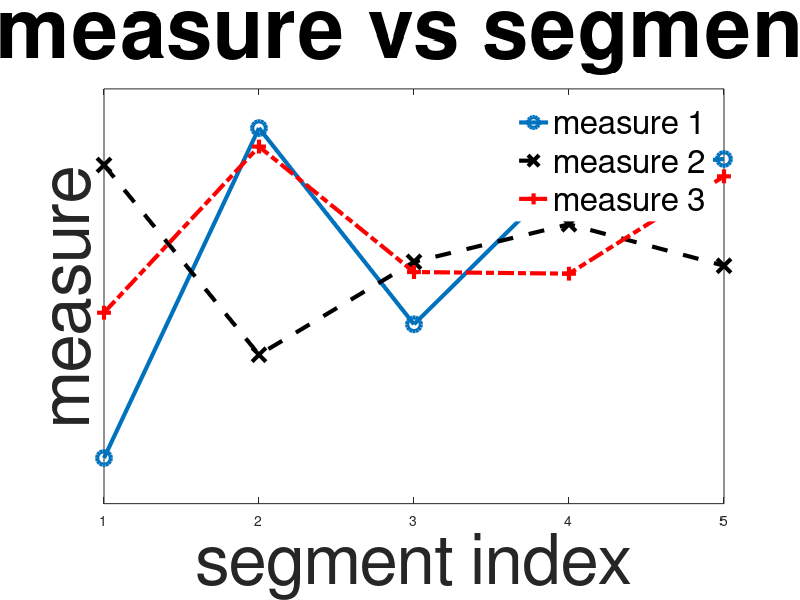
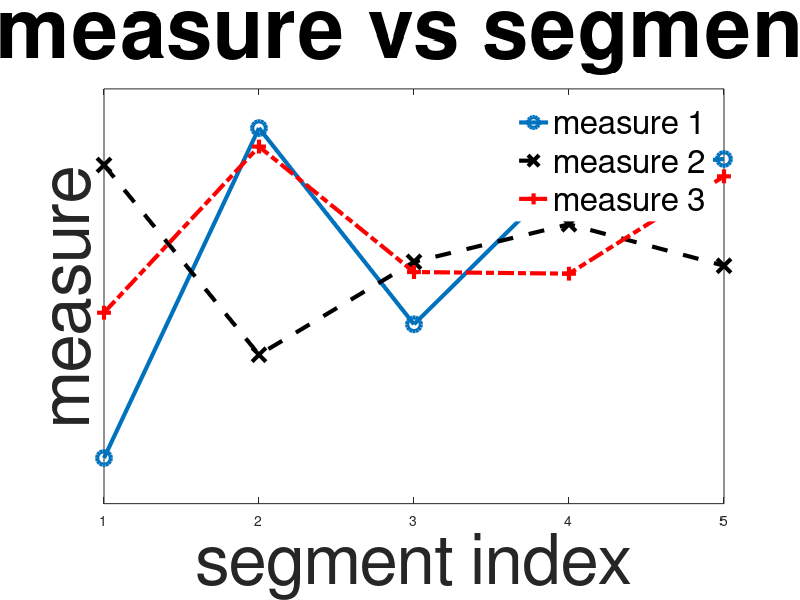

Reproduce these figures in MATLAB, in order.
%========================================================================
%     <imgsegmentplotbutton.m>, v 1.0 2010/02/11 22:09:14  Kugiumtzis & Tsimpiris
%     This is part of the MATS-Toolkit http://eeganalysis.web.auth.gr/

%========================================================================
% Copyright (C) 2010 by Dimitris Kugiumtzis and Alkiviadis Tsimpiris 
%                       <dkugiu@gen.auth.gr>

%========================================================================
% Version: 1.0

% The FreeBSD Copyright:	
% Copyright 1992-2012 The FreeBSD Project. All rights reserved.	

% Redistribution and use in source and binary forms, with or without modification, 
% are permitted provided that the following conditions are met:	

% Redistributions of source code must retain the above copyright notice, 
% this list of conditions and the following disclaimer.	
% Redistributions in binary form must reproduce the above copyright notice, 
% this list of conditions and the following disclaimer in the documentation 
% and/or other materials provided with the distribution.	

% "THIS SOFTWARE IS PROVIDED BY THE FREEBSD PROJECT ``AS IS' AND ANY EXPRESS OR IMPLIED WARRANTIES,
% INCLUDING, BUT NOT LIMITED TO, THE IMPLIED WARRANTIES OF MERCHANTABILITY AND FITNESS FOR A PARTICULAR 
% PURPOSE ARE DISCLAIMED. IN NO EVENT SHALL THE FREEBSD PROJECT OR CONTRIBUTORS BE LIABLE FOR ANY DIRECT,
% INDIRECT, INCIDENTAL, SPECIAL, EXEMPLARY, OR CONSEQUENTIAL DAMAGES (INCLUDING, BUT NOT LIMITED TO, PROCUREMENT
% OF SUBSTITUTE GOODS OR SERVICES; LOSS OF USE, DATA, OR PROFITS; OR BUSINESS INTERRUPTION) HOWEVER CAUSED AND ON
% ANY THEORY OF LIABILITY, WHETHER IN CONTRACT, STRICT LIABILITY, OR TORT (INCLUDING NEGLIGENCE OR OTHERWISE) ARISING
% IN ANY WAY OUT OF THE USE OF THIS SOFTWARE, EVEN IF ADVISED OF THE POSSIBILITY OF SUCH DAMAGE."

% The views and conclusions contained in the software and documentation are those of the authors and should not
% be interpreted as representing official policies, either expressed or implied, of the FreeBSD Project.

%=========================================================================
% Reference : D. Kugiumtzis and A. Tsimpiris, "Measures of Analysis of Time Series (MATS): 
% 	          A Matlab  Toolkit for Computation of Multiple Measures on Time Series Data Bases",
%             Journal of Statistical Software, Vol. 33, Issue 5, 2010
% Link      : http://eeganalysis.web.auth.gr/
%========================================================================= 

 
clear all
ndata = 5;
nmea = 3;
randn('state',0);
meaM = randn(ndata,nmea);
buttonsize = [150 120];

h = figure(1);
clf
% axes('position',[0.12 0.16 0.80 0.65])
h1 = plot(meaM(:,1),'o-','Markersize',10,'linewidth',3);
hold on
plot(meaM(:,2),'x--k','Markersize',10,'linewidth',3)
plot(meaM(:,3),'+-.r','Markersize',10,'linewidth',3)
set(gca,'XTickLabelMode','Manual');
set(gca,'XTickLabel',num2str([1:ndata]'));
set(gca,'XTickMode','Manual');
set(gca,'XTick',[1:ndata]');
set(gca,'YTickLabelMode','Manual');
set(gca,'YTickLabel','');
set(gca,'YTickMode','Manual');
set(gca,'YTick',[]);
% leg = legend('measure 1','measure 2','measure 3','location','NorthEastOutside');
leg = legend('measure 1','measure 2','measure 3','location','Best');
set(leg,'EdgeColor',[1 1 1])
set(leg,'FontSize',24)
ax = axis;
xlabel('segment index','fontsize',50)
ylabel('measure','fontsize',50)
title('measure vs segment','fontsize',60)
print -r300 -djpeg90 buttonsegmentplot.jpg
print -r300 -dbmp buttonsegmentplot.bmp
